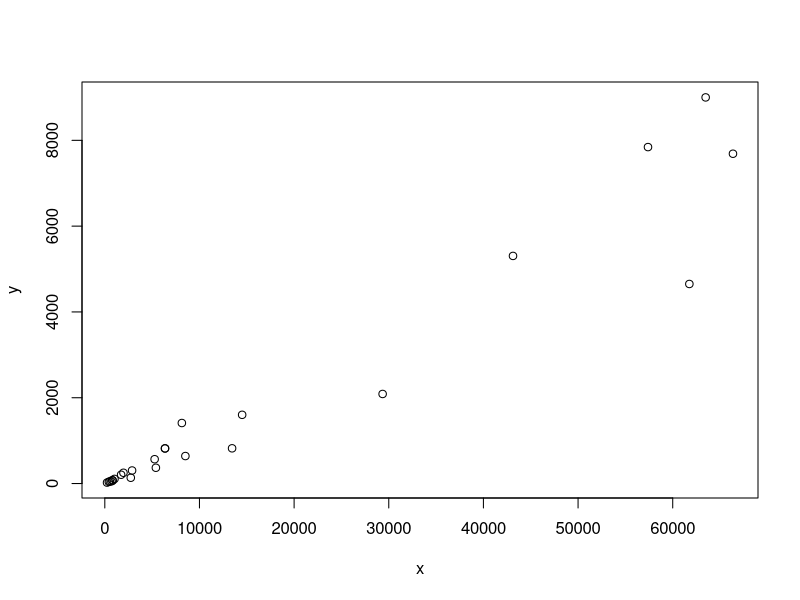

The R script that drew this image:
## ---- chunk 1
# Read data from florange.csv and input it into the dat vector.
dat <- read.csv("csv/florange.csv")
# Done to make the predict function work well.
x <- dat$acres
y <- dat$boxes
# Output the first 6 rows in dat.
head(dat)
# Draw a scatterplot with x-axis as 'acres' and y-axis as 'boxes'.
plot(x, y)
# Compute some common variables with common functions.
r <- cor(x, y)
xbar <- mean(x)
ybar <- mean(y)
cat("r:", r, "xbar:", xbar, "ybar:", ybar)
## ---- chunk 2
# Compute some common variables manually.
Sxx <- sum((x - xbar) ^ 2)
Sxy <- sum((x - xbar) * (y - ybar))
cat("Sxx: ", Sxx, "Sxy: ", Sxy)
## ---- chunk 3
# R's lm function fits linear models
lm.1 <- lm(y ~ x)
summary(lm.1)
## ---- chunk 4
# Sum Squared Fitted Values
sum(lm.1$fitted.values ^ 2)
# Sum Squared Residuals
sum(lm.1$residuals ^ 2)
## ---- chunk 5
# Manual calculation of sigma^2 estimate
sum(lm.1$residuals^2) / 23
## ---- chunk 6
# Manual calculation of sigma estimate
sqrt(sum(lm.1$residuals ^ 2) / 23)
## ---- chunk 7
# t distribution values
qt(0.975, 23)
## ---- chunk 8
# 95% confidence interval
confint(lm.1)
# 95% prediction interval with predicted boxes if we had 10000 acres
predict(lm.1, data.frame(x = 10000), interval = "prediction")
